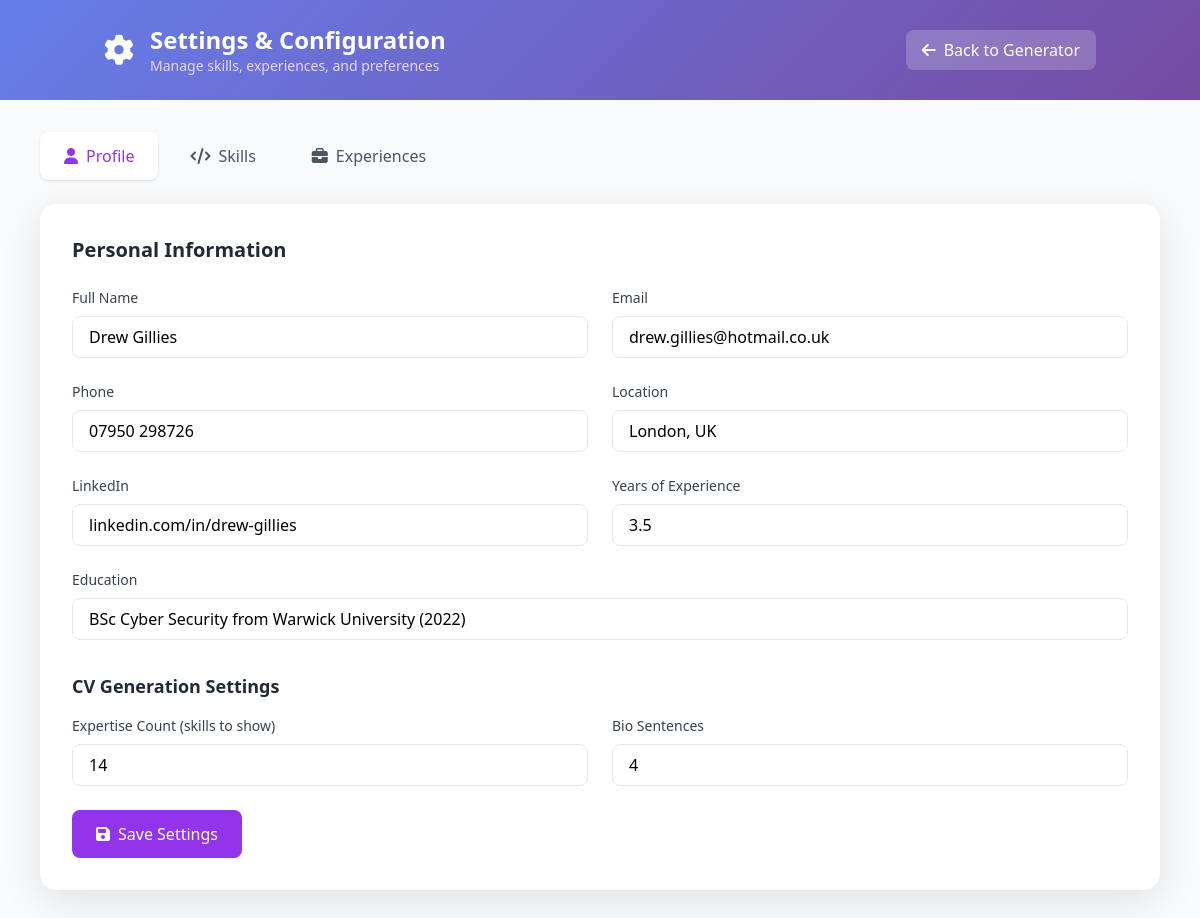
The app's page /settings, older data.
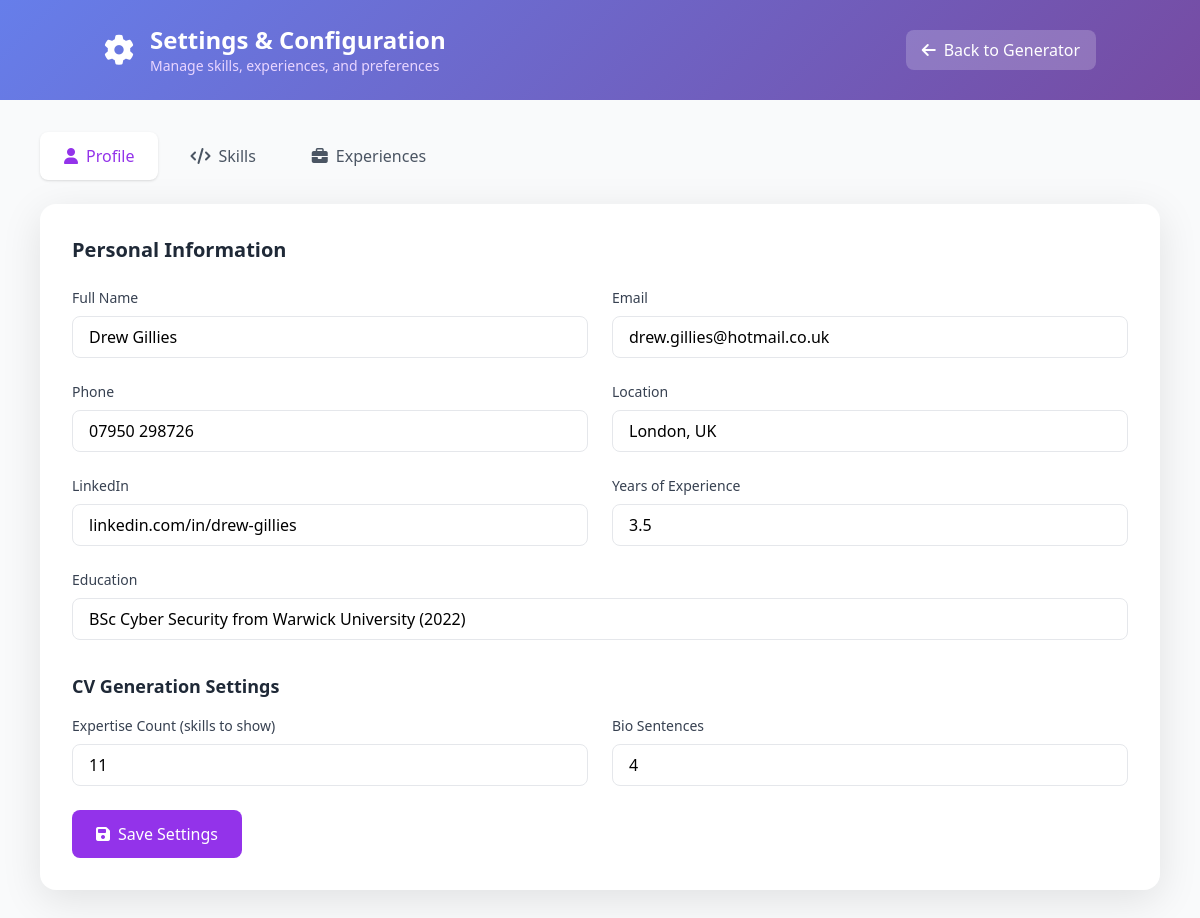
The same page, newer data.
### tables this page shows
CREATE TABLE settings (
            key TEXT PRIMARY KEY,
            value TEXT NOT NULL,
            updated_at TIMESTAMP DEFAULT CURRENT_TIMESTAMP
        );

### web_app.py (the view)
@app.route('/settings')
def settings_page():
    settings = get_settings()
    skills = get_all_skills(include_blacklisted=True)
    experiences = get_experiences()
    return render_template('settings.html', settings=settings, skills=skills, experiences=experiences)

### database.py (called while the page is built)
def get_db():
    conn = sqlite3.connect(DATABASE_PATH)
    conn.row_factory = sqlite3.Row
    return conn

def get_all_skills(include_blacklisted=False):
    conn = get_db()
    cursor = conn.cursor()
    if include_blacklisted:
        cursor.execute('SELECT * FROM skills ORDER BY tier, name')
    else:
        cursor.execute('SELECT * FROM skills WHERE is_blacklisted = 0 ORDER BY tier, name')
    skills = cursor.fetchall()
    conn.close()
    grouped = {}
    for skill in skills:
        tier = skill['tier']
        if tier not in grouped:
            grouped[tier] = []
        grouped[tier].append(dict(skill))
    return grouped

def get_experiences():
    conn = get_db()
    cursor = conn.cursor()
    cursor.execute('SELECT * FROM experiences ORDER BY order_index')
    experiences = []
    for exp in cursor.fetchall():
        exp_dict = dict(exp)
        cursor.execute(
            'SELECT * FROM bullet_points WHERE experience_id = ? ORDER BY order_index',
            (exp['id'],)
        )
        exp_dict['bullet_points'] = [dict(bp) for bp in cursor.fetchall()]
        experiences.append(exp_dict)
    conn.close()
    return experiences

def get_settings():
    conn = get_db()
    cursor = conn.cursor()
    cursor.execute('SELECT key, value FROM settings')
    settings = {row['key']: row['value'] for row in cursor.fetchall()}
    conn.close()
    return settings

### templates/settings.html (shortened to what this page needs)
<!DOCTYPE html>
<html lang="en">
<head>
    <script src="https://cdn.tailwindcss.com"></script>
    <link rel="stylesheet" href="https://cdnjs.cloudflare.com/ajax/libs/font-awesome/6.5.1/css/all.min.css">
</head>
<body class="bg-gray-50 min-h-screen">
    <header class="gradient-bg text-white py-6">
        <div class="container mx-auto px-4">
            <div class="flex items-center justify-between">
                <div class="flex items-center gap-4">
                    <i class="fas fa-cog text-3xl"></i>
                    <div>
                        <h1 class="text-2xl font-bold">Settings & Configuration</h1>
                        <p class="text-purple-200 text-sm">Manage skills, experiences, and preferences</p>
                    </div>
                </div>
                <a href="/" class="px-4 py-2 bg-white/20 rounded-lg hover:bg-white/30 transition-all flex items-center gap-2">
                    <i class="fas fa-arrow-left"></i>
                    Back to Generator
                </a>
            </div>
        </div>
    </header>
    <main class="container mx-auto px-4 py-8 max-w-6xl">
        <div class="flex gap-2 mb-6">
            <button onclick="showTab('profile')" id="tab-profile" class="tab-btn px-6 py-3 rounded-lg font-medium bg-white shadow text-purple-600">
                <i class="fas fa-user mr-2"></i>Profile
            </button>
            <button onclick="showTab('skills')" id="tab-skills" class="tab-btn px-6 py-3 rounded-lg font-medium text-gray-600 hover:bg-gray-100">
                <i class="fas fa-code mr-2"></i>Skills
            </button>
            <button onclick="showTab('experiences')" id="tab-experiences" class="tab-btn px-6 py-3 rounded-lg font-medium text-gray-600 hover:bg-gray-100">
                <i class="fas fa-briefcase mr-2"></i>Experiences
            </button>
        </div>
        <div id="panel-profile" class="tab-panel">
            <div class="bg-white rounded-2xl card-shadow p-8">
                <h2 class="text-xl font-semibold text-gray-800 mb-6">Personal Information</h2>
                <div class="grid grid-cols-2 gap-6">
                    <div>
                        <label class="block text-sm font-medium text-gray-700 mb-2">Full Name</label>
                        <input type="text" id="user_name" value="{{ settings.get('user_name', '') }}"
                            class="w-full px-4 py-2 border border-gray-200 rounded-lg focus:border-purple-500 focus:ring-2 focus:ring-purple-200">
                    </div>
                    <div>
                        <label class="block text-sm font-medium text-gray-700 mb-2">Email</label>
                        <input type="email" id="user_email" value="{{ settings.get('user_email', '') }}"
                            class="w-full px-4 py-2 border border-gray-200 rounded-lg focus:border-purple-500 focus:ring-2 focus:ring-purple-200">
                    </div>
                    <div>
                        <label class="block text-sm font-medium text-gray-700 mb-2">Phone</label>
                        <input type="text" id="user_phone" value="{{ settings.get('user_phone', '') }}"
                            class="w-full px-4 py-2 border border-gray-200 rounded-lg focus:border-purple-500 focus:ring-2 focus:ring-purple-200">
                    </div>
                    <div>
                        <label class="block text-sm font-medium text-gray-700 mb-2">Location</label>
                        <input type="text" id="user_location" value="{{ settings.get('user_location', '') }}"
                            class="w-full px-4 py-2 border border-gray-200 rounded-lg focus:border-purple-500 focus:ring-2 focus:ring-purple-200">
                    </div>
                    <div>
                        <label class="block text-sm font-medium text-gray-700 mb-2">LinkedIn</label>
                        <input type="text" id="user_linkedin" value="{{ settings.get('user_linkedin', '') }}"
                            class="w-full px-4 py-2 border border-gray-200 rounded-lg focus:border-purple-500 focus:ring-2 focus:ring-purple-200">
                    </div>
                    <div>
                        <label class="block text-sm font-medium text-gray-700 mb-2">Years of Experience</label>
                        <input type="text" id="years_experience" value="{{ settings.get('years_experience', '') }}"
                            class="w-full px-4 py-2 border border-gray-200 rounded-lg focus:border-purple-500 focus:ring-2 focus:ring-purple-200">
                    </div>
                    <div class="col-span-2">
                        <label class="block text-sm font-medium text-gray-700 mb-2">Education</label>
                        <input type="text" id="education" value="{{ settings.get('education', '') }}"
                            class="w-full px-4 py-2 border border-gray-200 rounded-lg focus:border-purple-500 focus:ring-2 focus:ring-purple-200">
                    </div>
                </div>
                <h3 class="text-lg font-semibold text-gray-800 mt-8 mb-4">CV Generation Settings</h3>
                <div class="grid grid-cols-2 gap-6">
                    <div>
                        <label class="block text-sm font-medium text-gray-700 mb-2">Expertise Count (skills to show)</label>
                        <input type="number" id="expertise_count" value="{{ settings.get('expertise_count', '14') }}"
                            class="w-full px-4 py-2 border border-gray-200 rounded-lg focus:border-purple-500 focus:ring-2 focus:ring-purple-200">
                    </div>
                    <div>
                        <label class="block text-sm font-medium text-gray-700 mb-2">Bio Sentences</label>
                        <input type="number" id="bio_sentences" value="{{ settings.get('bio_sentences', '3') }}"
                            class="w-full px-4 py-2 border border-gray-200 rounded-lg focus:border-purple-500 focus:ring-2 focus:ring-purple-200">
                    </div>
                </div>
                <button onclick="saveSettings()" class="mt-6 px-6 py-3 bg-purple-600 text-white font-medium rounded-lg hover:bg-purple-700 transition-all">
                    <i class="fas fa-save mr-2"></i>Save Settings
                </button>
            </div>
        </div>
    </main>
</body>
</html>

### templates/settings.html (style rules this page uses)
.gradient-bg { background: linear-gradient(135deg, #667eea 0%, #764ba2 100%); }
.card-shadow { box-shadow: 0 10px 40px rgba(0, 0, 0, 0.1); }

Row changes from the older to the newer data that the page shows:
changed settings (number 8 of 8 on the later page): get "14" → "11"
